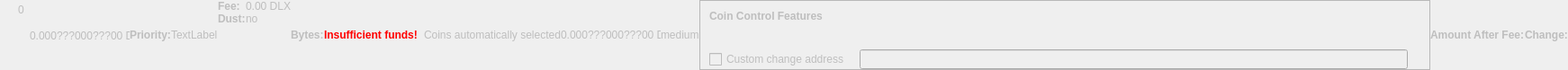
    <widget class="QWidget" name="dummyHideWidget" native="true">
     <property name="enabled">
      <bool>false</bool>
     </property>
     <property name="maximumSize">
      <size>
       <width>100</width>
       <height>22</height>
      </size>
     </property>
     <layout class="QHBoxLayout" name="dummyHideLayout">
      <property name="spacing">
       <number>0</number>
      </property>
      <property name="leftMargin">
       <number>0</number>
      </property>
      <property name="topMargin">
       <number>0</number>
      </property>
      <property name="rightMargin">
       <number>0</number>
      </property>
      <property name="bottomMargin">
       <number>0</number>
      </property>
      <item>
       <layout class="QFormLayout" name="formLayoutCoinControl1">
        <property name="horizontalSpacing">
         <number>10</number>
        </property>
        <property name="verticalSpacing">
         <number>14</number>
        </property>
        <property name="leftMargin">
         <number>10</number>
        </property>
        <property name="topMargin">
         <number>4</number>
        </property>
        <property name="rightMargin">
         <number>6</number>
        </property>
        <item row="0" column="1">
         <widget class="QLabel" name="labelCoinControlBytes">
          <property name="cursor">
           <cursorShape>IBeamCursor</cursorShape>
          </property>
          <property name="contextMenuPolicy">
           <enum>Qt::ActionsContextMenu</enum>
          </property>
          <property name="text">
           <string notr="true">0</string>
          </property>
          <property name="textInteractionFlags">
           <set>Qt::LinksAccessibleByMouse|Qt::TextSelectableByKeyboard|Qt::TextSelectableByMouse</set>
          </property>
         </widget>
        </item>
       </layout>
      </item>
      <item>
       <widget class="QLabel" name="labelCoinControlAfterFee">
        <property name="enabled">
         <bool>false</bool>
        </property>
        <property name="sizePolicy">
         <sizepolicy hsizetype="Fixed" vsizetype="Fixed">
          <horstretch>0</horstretch>
          <verstretch>0</verstretch>
         </sizepolicy>
        </property>
        <property name="minimumSize">
         <size>
          <width>111</width>
          <height>12</height>
         </size>
        </property>
        <property name="maximumSize">
         <size>
          <width>111</width>
          <height>12</height>
         </size>
        </property>
        <property name="cursor">
         <cursorShape>IBeamCursor</cursorShape>
        </property>
        <property name="contextMenuPolicy">
         <enum>Qt::ActionsContextMenu</enum>
        </property>
        <property name="text">
         <string notr="true">0.000???000???00 DLX</string>
        </property>
        <property name="textInteractionFlags">
         <set>Qt::LinksAccessibleByMouse|Qt::TextSelectableByKeyboard|Qt::TextSelectableByMouse</set>
        </property>
       </widget>
      </item>
      <item>
       <widget class="QLabel" name="labelCoinControlPriorityText">
        <property name="enabled">
         <bool>false</bool>
        </property>
        <property name="font">
         <font>
          <weight>75</weight>
          <bold>true</bold>
         </font>
        </property>
        <property name="text">
         <string>Priority:</string>
        </property>
       </widget>
      </item>
      <item>
       <layout class="QHBoxLayout" name="horizontalLayout">
        <item>
         <widget class="QLabel" name="WarningLabel">
          <property name="text">
           <string>TextLabel</string>
          </property>
         </widget>
        </item>
       </layout>
      </item>
      <item>
       <layout class="QFormLayout" name="formLayoutCoinControl3">
        <property name="horizontalSpacing">
         <number>0</number>
        </property>
        <property name="verticalSpacing">
         <number>0</number>
        </property>
        <property name="leftMargin">
         <number>0</number>
        </property>
        <property name="topMargin">
         <number>0</number>
        </property>
        <property name="rightMargin">
         <number>0</number>
        </property>
        <item row="0" column="0">
         <widget class="QLabel" name="labelCoinControlFeeText">
          <property name="enabled">
           <bool>false</bool>
          </property>
          <property name="font">
           <font>
            <weight>75</weight>
            <bold>true</bold>
           </font>
          </property>
          <property name="text">
           <string>Fee:</string>
          </property>
          <property name="margin">
           <number>0</number>
          </property>
         </widget>
        </item>
        <item row="0" column="1">
         <widget class="QLabel" name="labelCoinControlFee">
          <property name="enabled">
           <bool>false</bool>
          </property>
          <property name="cursor">
           <cursorShape>IBeamCursor</cursorShape>
          </property>
          <property name="contextMenuPolicy">
           <enum>Qt::ActionsContextMenu</enum>
          </property>
          <property name="text">
           <string notr="true">0.00 DLX</string>
          </property>
          <property name="textInteractionFlags">
           <set>Qt::LinksAccessibleByMouse|Qt::TextSelectableByKeyboard|Qt::TextSelectableByMouse</set>
          </property>
         </widget>
        </item>
        <item row="1" column="0">
         <widget class="QLabel" name="labelCoinControlLowOutputText">
          <property name="enabled">
           <bool>false</bool>
          </property>
          <property name="font">
           <font>
            <weight>75</weight>
            <bold>true</bold>
           </font>
          </property>
          <property name="text">
           <string>Dust:</string>
          </property>
         </widget>
        </item>
        <item row="1" column="1">
         <widget class="QLabel" name="labelCoinControlLowOutput">
          <property name="enabled">
           <bool>false</bool>
          </property>
          <property name="cursor">
           <cursorShape>IBeamCursor</cursorShape>
          </property>
          <property name="contextMenuPolicy">
           <enum>Qt::ActionsContextMenu</enum>
          </property>
          <property name="text">
           <string>no</string>
          </property>
          <property name="textInteractionFlags">
           <set>Qt::LinksAccessibleByMouse|Qt::TextSelectableByKeyboard|Qt::TextSelectableByMouse</set>
          </property>
         </widget>
        </item>
       </layout>
      </item>
      <item>
       <widget class="QLabel" name="labelCoinControlBytesText">
        <property name="enabled">
         <bool>false</bool>
        </property>
        <property name="font">
         <font>
          <weight>75</weight>
          <bold>true</bold>
         </font>
        </property>
        <property name="text">
         <string>Bytes:</string>
        </property>
       </widget>
      </item>
      <item>
       <layout class="QFormLayout" name="formLayoutCoinControl2">
        <property name="horizontalSpacing">
         <number>0</number>
        </property>
        <property name="verticalSpacing">
         <number>0</number>
        </property>
        <property name="leftMargin">
         <number>0</number>
        </property>
        <property name="topMargin">
         <number>0</number>
        </property>
        <property name="rightMargin">
         <number>0</number>
        </property>
       </layout>
      </item>
      <item>
       <layout class="QHBoxLayout" name="horizontalLayoutCoinControl2">
        <property name="spacing">
         <number>0</number>
        </property>
        <property name="bottomMargin">
         <number>0</number>
        </property>
       </layout>
      </item>
      <item>
       <widget class="QLabel" name="labelCoinControlInsuffFunds">
        <property name="enabled">
         <bool>false</bool>
        </property>
        <property name="minimumSize">
         <size>
          <width>0</width>
          <height>0</height>
         </size>
        </property>
        <property name="font">
         <font>
          <weight>75</weight>
          <bold>true</bold>
         </font>
        </property>
        <property name="styleSheet">
         <string notr="true">color:red;font-weight:bold;</string>
        </property>
        <property name="text">
         <string>Insufficient funds!</string>
        </property>
        <property name="margin">
         <number>5</number>
        </property>
       </widget>
      </item>
      <item>
       <layout class="QFormLayout" name="formLayoutCoinControl4">
        <property name="horizontalSpacing">
         <number>0</number>
        </property>
        <property name="verticalSpacing">
         <number>0</number>
        </property>
        <property name="leftMargin">
         <number>0</number>
        </property>
        <property name="topMargin">
         <number>0</number>
        </property>
        <property name="rightMargin">
         <number>0</number>
        </property>
       </layout>
      </item>
      <item>
       <widget class="QLabel" name="labelCoinControlChangeLabel">
        <property name="enabled">
         <bool>false</bool>
        </property>
        <property name="sizePolicy">
         <sizepolicy hsizetype="Preferred" vsizetype="Expanding">
          <horstretch>0</horstretch>
          <verstretch>0</verstretch>
         </sizepolicy>
        </property>
        <property name="minimumSize">
         <size>
          <width>0</width>
          <height>0</height>
         </size>
        </property>
        <property name="text">
         <string/>
        </property>
        <property name="margin">
         <number>3</number>
        </property>
       </widget>
      </item>
      <item>
       <widget class="QLabel" name="labelCoinControlAutomaticallySelected">
        <property name="enabled">
         <bool>false</bool>
        </property>
        <property name="sizePolicy">
         <sizepolicy hsizetype="Fixed" vsizetype="Fixed">
          <horstretch>0</horstretch>
          <verstretch>0</verstretch>
         </sizepolicy>
        </property>
        <property name="minimumSize">
         <size>
          <width>0</width>
          <height>0</height>
         </size>
        </property>
        <property name="maximumSize">
         <size>
          <width>240</width>
          <height>16777215</height>
         </size>
        </property>
        <property name="text">
         <string>Coins automatically selected</string>
        </property>
        <property name="margin">
         <number>5</number>
        </property>
       </widget>
      </item>
      <item>
       <widget class="QLabel" name="labelCoinControlChange">
        <property name="enabled">
         <bool>false</bool>
        </property>
        <property name="sizePolicy">
         <sizepolicy hsizetype="Fixed" vsizetype="Fixed">
          <horstretch>0</horstretch>
          <verstretch>0</verstretch>
         </sizepolicy>
        </property>
        <property name="minimumSize">
         <size>
          <width>111</width>
          <height>0</height>
         </size>
        </property>
        <property name="maximumSize">
         <size>
          <width>111</width>
          <height>16777215</height>
         </size>
        </property>
        <property name="cursor">
         <cursorShape>IBeamCursor</cursorShape>
        </property>
        <property name="contextMenuPolicy">
         <enum>Qt::ActionsContextMenu</enum>
        </property>
        <property name="text">
         <string notr="true">0.000???000???00 DLX</string>
        </property>
        <property name="textInteractionFlags">
         <set>Qt::LinksAccessibleByMouse|Qt::TextSelectableByKeyboard|Qt::TextSelectableByMouse</set>
        </property>
       </widget>
      </item>
      <item>
       <widget class="QLabel" name="labelCoinControlPriority">
        <property name="enabled">
         <bool>false</bool>
        </property>
        <property name="cursor">
         <cursorShape>IBeamCursor</cursorShape>
        </property>
        <property name="contextMenuPolicy">
         <enum>Qt::ActionsContextMenu</enum>
        </property>
        <property name="text">
         <string>medium</string>
        </property>
        <property name="textInteractionFlags">
         <set>Qt::LinksAccessibleByMouse|Qt::TextSelectableByKeyboard|Qt::TextSelectableByMouse</set>
        </property>
       </widget>
      </item>
      <item>
       <widget class="QFrame" name="frameCoinControl">
        <property name="sizePolicy">
         <sizepolicy hsizetype="Expanding" vsizetype="Expanding">
          <horstretch>0</horstretch>
          <verstretch>0</verstretch>
         </sizepolicy>
        </property>
        <property name="maximumSize">
         <size>
          <width>16777215</width>
          <height>16777215</height>
         </size>
        </property>
        <property name="frameShape">
         <enum>QFrame::StyledPanel</enum>
        </property>
        <property name="frameShadow">
         <enum>QFrame::Sunken</enum>
        </property>
        <layout class="QVBoxLayout" name="verticalLayoutCoinControl2_2">
         <property name="spacing">
          <number>0</number>
         </property>
         <property name="leftMargin">
          <number>0</number>
         </property>
         <property name="topMargin">
          <number>0</number>
         </property>
         <property name="rightMargin">
          <number>0</number>
         </property>
         <property name="bottomMargin">
          <number>0</number>
         </property>
         <item>
          <layout class="QVBoxLayout" name="verticalLayoutCoinControl" stretch="0,0,0,1">
           <property name="spacing">
            <number>0</number>
           </property>
           <property name="leftMargin">
            <number>10</number>
           </property>
           <property name="topMargin">
            <number>10</number>
           </property>
           <item>
            <layout class="QHBoxLayout" name="horizontalLayoutCoinControl1">
             <property name="bottomMargin">
              <number>15</number>
             </property>
             <item>
              <widget class="QLabel" name="labelCoinControlFeatures">
               <property name="enabled">
                <bool>false</bool>
               </property>
               <property name="sizePolicy">
                <sizepolicy hsizetype="Preferred" vsizetype="Maximum">
                 <horstretch>0</horstretch>
                 <verstretch>0</verstretch>
                </sizepolicy>
               </property>
               <property name="font">
                <font>
                 <weight>75</weight>
                 <bold>true</bold>
                </font>
               </property>
               <property name="styleSheet">
                <string notr="true">font-weight:bold;</string>
               </property>
               <property name="text">
                <string>Coin Control Features</string>
               </property>
              </widget>
             </item>
            </layout>
           </item>
           <item>
            <widget class="QWidget" name="widgetCoinControl" native="true">
             <property name="sizePolicy">
              <sizepolicy hsizetype="Preferred" vsizetype="Preferred">
               <horstretch>0</horstretch>
               <verstretch>0</verstretch>
              </sizepolicy>
             </property>
             <property name="minimumSize">
              <size>
               <width>0</width>
               <height>0</height>
              </size>
             </property>
             <property name="styleSheet">
              <string notr="true"/>
             </property>
             <layout class="QHBoxLayout" name="horizontalLayoutCoinControl5_2">
              <property name="leftMargin">
               <number>0</number>
              </property>
              <property name="topMargin">
               <number>0</number>
              </property>
              <property name="rightMargin">
               <number>0</number>
              </property>
              <property name="bottomMargin">
               <number>0</number>
              </property>
              <item>
               <layout class="QHBoxLayout" name="horizontalLayoutCoinControl3">
                <property name="spacing">
                 <number>20</number>
                </property>
                <property name="topMargin">
                 <number>0</number>
                </property>
                <property name="bottomMargin">
                 <number>10</number>
                </property>
               </layout>
              </item>
             </layout>
            </widget>
           </item>
           <item>
            <layout class="QHBoxLayout" name="horizontalLayoutCoinControl4" stretch="0,0,0">
             <property name="spacing">
              <number>12</number>
             </property>
             <property name="sizeConstraint">
              <enum>QLayout::SetDefaultConstraint</enum>
             </property>
             <property name="topMargin">
              <number>5</number>
             </property>
             <property name="rightMargin">
              <number>5</number>
             </property>
             <item>
              <widget class="QCheckBox" name="checkBoxCoinControlChange">
               <property name="enabled">
                <bool>false</bool>
               </property>
               <property name="toolTip">
                <string>If this is activated, but the change address is empty or invalid, change will be sent to a newly generated address.</string>
               </property>
               <property name="text">
                <string>Custom change address</string>
               </property>
              </widget>
             </item>
             <item>
              <widget class="QValidatedLineEdit" name="lineEditCoinControlChange">
               <property name="enabled">
                <bool>false</bool>
               </property>
               <property name="sizePolicy">
                <sizepolicy hsizetype="Expanding" vsizetype="Fixed">
                 <horstretch>0</horstretch>
                 <verstretch>0</verstretch>
                </sizepolicy>
               </property>
              </widget>
             </item>
             <item>
              <widget class="QLabel" name="labelCoinControlChangeLabel_2">
               <property name="sizePolicy">
                <sizepolicy hsizetype="Preferred" vsizetype="Expanding">
                 <horstretch>0</horstretch>
                 <verstretch>0</verstretch>
                </sizepolicy>
               </property>
               <property name="minimumSize">
                <size>
                 <width>0</width>
                 <height>0</height>
                </size>
               </property>
               <property name="text">
                <string/>
               </property>
               <property name="margin">
                <number>3</number>
               </property>
              </widget>
             </item>
            </layout>
           </item>
           <item>
            <spacer name="verticalSpacerCoinControl">
             <property name="orientation">
              <enum>Qt::Vertical</enum>
             </property>
             <property name="sizeHint" stdset="0">
              <size>
               <width>800</width>
               <height>1</height>
              </size>
             </property>
            </spacer>
           </item>
          </layout>
         </item>
        </layout>
       </widget>
      </item>
      <item>
       <widget class="QLabel" name="labelCoinControlAfterFeeText">
        <property name="enabled">
         <bool>false</bool>
        </property>
        <property name="minimumSize">
         <size>
          <width>0</width>
          <height>0</height>
         </size>
        </property>
        <property name="maximumSize">
         <size>
          <width>16777215</width>
          <height>16777215</height>
         </size>
        </property>
        <property name="font">
         <font>
          <weight>75</weight>
          <bold>true</bold>
         </font>
        </property>
        <property name="text">
         <string>Amount After Fee:</string>
        </property>
        <property name="alignment">
         <set>Qt::AlignLeading|Qt::AlignLeft|Qt::AlignVCenter</set>
        </property>
        <property name="margin">
         <number>0</number>
        </property>
       </widget>
      </item>
      <item>
       <widget class="QLabel" name="labelCoinControlChangeText">
        <property name="enabled">
         <bool>false</bool>
        </property>
        <property name="sizePolicy">
         <sizepolicy hsizetype="Preferred" vsizetype="Preferred">
          <horstretch>0</horstretch>
          <verstretch>0</verstretch>
         </sizepolicy>
        </property>
        <property name="minimumSize">
         <size>
          <width>0</width>
          <height>0</height>
         </size>
        </property>
        <property name="maximumSize">
         <size>
          <width>16777215</width>
          <height>16777215</height>
         </size>
        </property>
        <property name="font">
         <font>
          <weight>75</weight>
          <bold>true</bold>
         </font>
        </property>
        <property name="text">
         <string>Change:</string>
        </property>
        <property name="alignment">
         <set>Qt::AlignLeading|Qt::AlignLeft|Qt::AlignVCenter</set>
        </property>
       </widget>
      </item>
     </layout>
    </widget>
